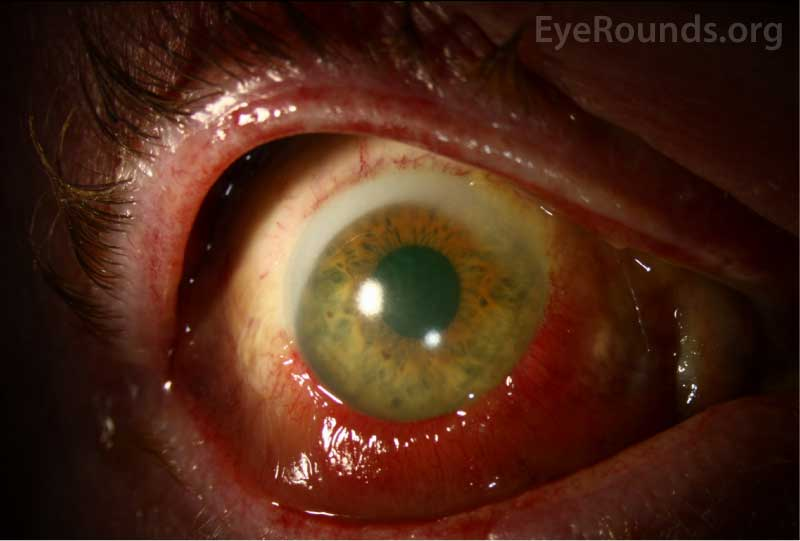
#> input picture data/01_raw/00006_li.jpg, 800 x 541 px, given in place of 11000.jpg, which was not available
$ python save_concatenated.py
#> lines starting #> are read from the running program, lines starting #| are printed output that depends on the picture; pictures that were not available may be replaced by others from this repository, and a replacement may not be noted
### src/EyeTraumaAnalysis/main.py
import os
import sys
import numpy as np
import pandas as pd
from matplotlib import pyplot as plt
import cv2


try:
    if os.getcwd().split("/")[-1] == "notebooks":  # if cwd is located where this file is
        # if cwd is located where this python file is
        #os.chdir("../..")  # go two folders upward (the if statement prevents error if cell is rerun)
        prepath = "../../"
    else:
        prepath = ""
    # Get pupil center data for images from excel
    prepath = "C:/Users/ethan/PycharmProjects/EyeTraumaAnalysis/"
    # opencv function cv2.getRotationMatrix2D gives an error if center input is np.int64 instead of python raw int or float
    li_df = pd.read_excel(prepath+"data/01_raw/data_li.xlsx", dtype={"centerX":float, "centerY":float})
    h_df = pd.read_excel(prepath+"data/01_raw/data_h.xlsx", dtype={"centerX":float, "centerY":float})
    # contains info on all the images
    photos_df = pd.read_excel(prepath+"data/01_raw/photo_files_data.xlsx", dtype={"centerX":float, "centerY":float})
except FileNotFoundError as err:
    print("cwd: ",os.getcwd())
    import traceback
    traceback.print_exc()


#############################################################################
################# CLASS DEFINITIONS:
#############################################################################

class Image:
    """special class for holding cv2 images & their pupil center points in one object """
    img = None
    center = None  # tuple of np.float64
    original_channel_ct: tuple = None  # tuple that is usually length = 1

    def __init__(self, filename: str = None, img=None, center: tuple = None, read_from_scikit: bool = False):
        if filename is None:
            self.img = img
            self.center = center
            self.original_channel_ct = img.shape[2:]
        else:
            for extension in [".jpg",".JPG",".png",".PNG"]:
                if extension in filename:
                    index = int(filename.split(extension)[0].split("/")[-1].replace("_h", "").replace("_li", ""))
                    break

            if read_from_scikit:
                import skimage.io  # scikit-image
                self.img = skimage.io.imread("data/01_raw/14579.png")
            else:
                self.img = cv2.imread(filename, cv2.IMREAD_COLOR)
            self.img = self.img[..., [2,1,0]]  # convert BGR to RGB color scheme
            self.original_channel_ct = self.img.shape[2:]
            if self.original_channel_ct == (3,):  # if 3 channel image
                default_alpha = 255
                self.img = np.dstack( (self.img, default_alpha*np.ones(self.img.shape[:2], dtype=self.img.dtype)) )

            if "_li" in filename:
                self.center = (li_df["centerX"][index], li_df["centerY"][index])
            elif "_h" in filename:
                self.center = (h_df["centerX"][index], h_df["centerY"][index])
            else:
                self.center = None

#############################################################################
################# HELPER FUNCTIONS:
#############################################################################


def rotate_img(img, angle:float, center:tuple = None, scale=1.0, borderValue=None):
    """shortcut function to return image rotated by deg degrees"""

    # Below is inspired/copied from the code of imutils.rotate
    (h, w) = img.shape[:2]
    # if the center is None (default), initialize it as the center of the image
    if center is None:
        center = (int(img.shape[1] / 2), int(img.shape[0] / 2))
    if borderValue is None:
        borderValue = np.zeros(img.shape[2:])
    # perform the rotation
    matrix = cv2.getRotationMatrix2D(center, angle, scale)
    # interpolation method didn't seem to matter for quality when testing INTER_NEAREST vs INTER_CUBIC
    rotated = cv2.warpAffine(img, matrix, (w, h), borderValue=borderValue, flags=cv2.INTER_CUBIC)

    # return the rotated image
    return rotated


def get_segment_uncropped(img, deg:float, wd_px:int, center:tuple = None, side_left:bool = False, borderValue=None):
    """rotates image, then returns segment masked from given center (with defined width/Y value)
    Function formerly named get_segment_uncropped
    """
    if center is None:  # if the center is None (default), initialize it as the center of the image
        center = (int(img.shape[1]/2), int(img.shape[0]/2))
    img_rotated = rotate_img(img, deg, center=center, borderValue=borderValue)
    mask = np.zeros(img_rotated.shape, dtype="uint8")
    if side_left:
        cv2.rectangle(mask,
                      (int(center[0] - 25000000), int(center[1] - (wd_px / 2))),
                      (int(center[0]), int(center[1] + (wd_px / 2))),
                      255*np.ones(img_rotated.shape[2:]), -1)
    else:  # segments on the right side
        cv2.rectangle(mask,
                      (int(center[0]), int(center[1] - (wd_px / 2))),
                      (int(center[0] + 25000000), int(center[1] + (wd_px / 2))),
                      255*np.ones(img_rotated.shape[2:]), -1)

    return np.where(mask, img_rotated, np.zeros(img_rotated.shape, dtype=img_rotated.dtype))


def get_segments_uncropped(img, interval_deg:int, wd_px:int, center:tuple = None,
                           side_left:bool = False, clockwise:bool = True, borderValue=None):
    """given turning/degree interval, returns multiple rotated uncropped segments encompassing entire image
    Function formerly named
    :return:
    :rtype: list
    """
    if center is None:  # if the center is None (default), initialize it as the center of the image
        center = (img.shape[1] // 2, img.shape[0] // 2)
    segments = {}
    deg = 0 if clockwise else 360  # deg will either go from 0->360 or 360->0
    for i in range(int(360 / interval_deg)):
        segments[deg] = get_segment_uncropped(img, deg, wd_px, center=center, side_left=side_left, borderValue=borderValue)
        deg = deg + (interval_deg if clockwise else -interval_deg)
    return segments

# TODO: fix math/function so it works properly
# given cv2 image file and pupil center, crops image to make given center actual geometric center of image


# [22 lines left out: function recenter_img, not called in this run]


#############################################################################
################# RADIAL SEGMENTATION FUNCTIONS:
#############################################################################

def get_segments(img, interval_deg:int, wd_px:int, center:tuple = None, side_left:bool = False, borderValue=None):
    """captures entire image in cropped segments
    :return: list of images (image segments)
    :rtype: list
    """
    if center is None:  # if the center is None (default), initialize it as the center of the image
        center = (img.shape[1] // 2, img.shape[0] // 2)   # 2-length tuple of ints
    segments = get_segments_uncropped(img, interval_deg, wd_px, center=center, side_left=side_left, borderValue=borderValue)
    cropped_segments = {}
    for deg, segment in segments.items():
        if side_left:
            cropped_segments[deg] = segment[
                                        int(center[1] - (wd_px / 2)):int(center[1] + (wd_px / 2)),
                                        int(center[0] - 999999999):int(center[0])
                                    ]
        else:  # segments on the right side
            cropped_segments[deg] = segment[
                                        int(center[1] - (wd_px / 2)):int(center[1] + (wd_px / 2)),
                                        int(center[0]):int(center[0] + 999999999)
                                    ]
    return cropped_segments


#############################################################################
################# EDGE DETECTION CODE:
#############################################################################

# TODO: tweak Canny edge detection or find alternative edge detection method that functions well
# goal: detect limbus within individual segments
def canny_edges(image_img):
    return cv2.Canny(image_img, threshold1=100, threshold2=200)


# [32 lines left out: functions show_canny, copy_dataset_to_main_folder, not called in this run]


# [39 lines of commented-out code are left out]

### src/EyeTraumaAnalysis/save_concatenated.py
from main import *
import matplotlib.image as mpimg

# [5 lines of commented-out code are left out]
"""
for i in range(1,22):
    try:
        image = Image(f"data/01_raw/{i:0>5}_li.jpg")  # i:0>5 is used to pre-pad with 0s
        segments = get_segments(img=image.img,
                                            interval_deg=10,
                                            wd_px=20,
                                            center=image.center)
        unwrapped_img = np.vstack([segment for ind, segment in segments.items()])
        # Can save alpha by saving to png. However, that will greatly increase file size (e.g. 16kb -> 160kb)
        mpimg.imsave(f"data/02_concatenated/{i:0>5}_li_concatenated.jpg", unwrapped_img )
        print(f"data/01_raw/{i:0>5}.jpg")
    except:
        print(f"EXCEPTION: " + f"data/01_raw/{i:0>5}.jpg")
"""
for i in range(11000,11011+1):
    try:
        image = Image(f"data/01_raw/{i:0>5}.jpg")  # i:0>5 is used to pre-pad with 0s
        segments = get_segments(img=image.img,
                                            interval_deg=10,
                                            wd_px=20,
                                            center=image.center, borderValue=(0,255,0,0))
        unwrapped_img = np.vstack([segment for ind, segment in segments.items()])
        # Can save alpha by saving to png. However, that will greatly increase file size (e.g. 16kb -> 160kb)
        mpimg.imsave(f"data/02_concatenated/{i:0>5}_concatenated.png", unwrapped_img )
        print(f"data/01_raw/{i:0>5}.jpg")
    except:
        print(f"EXCEPTION: " + f"data/01_raw/{i:0>5}.jpg")
#> this loop made 12 passes
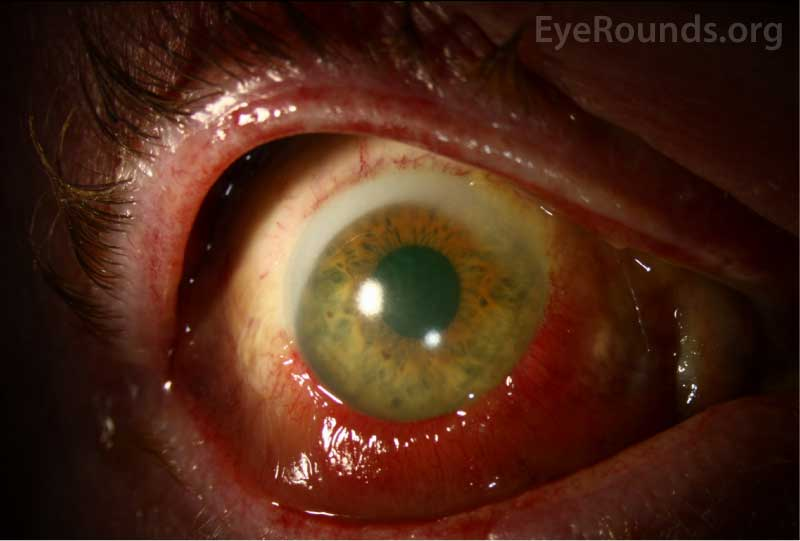
#> input picture data/01_raw/00006_li.jpg, 800 x 541 px, given in place of 11000.jpg, which was not available
#> pass 1, in rotate_img (call 2), `rotated = cv2.warpAffine(img, matrix, (w, h), borderValue=borderValue,..`:
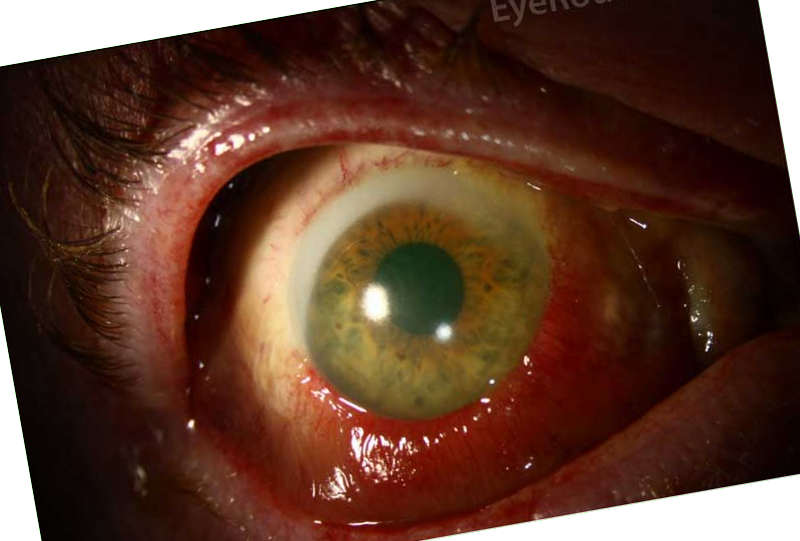
#> rotated: shape (541, 800, 4); mean R, G, B, A 72.8, 58.3, 22.4, 234.5; transparent parts drawn white
#> pass 1, in rotate_img (call 3), `rotated = cv2.warpAffine(img, matrix, (w, h), borderValue=borderValue,..`:
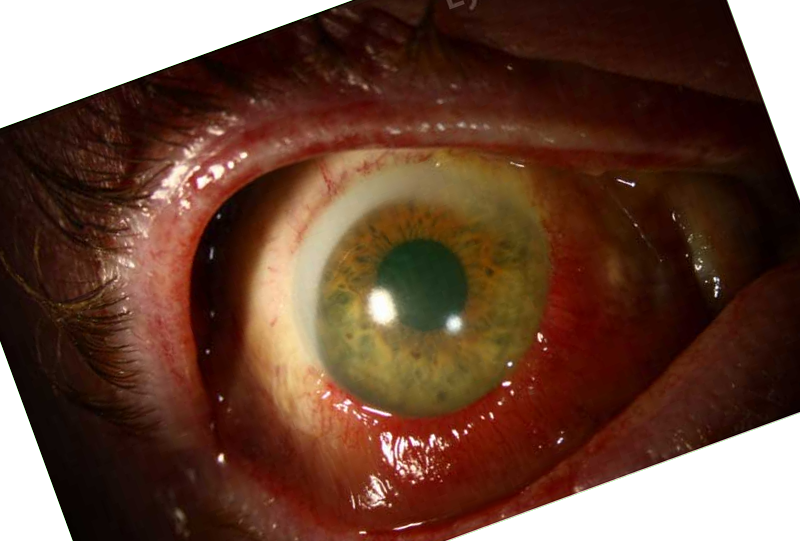
#> rotated: shape (541, 800, 4); mean R, G, B, A 70.8, 72.3, 21.9, 219.8; transparent parts drawn white
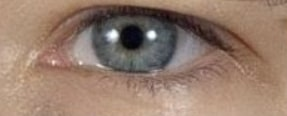
#> input picture data/01_raw/10030.jpg, 287 x 116 px, given in place of 11001.jpg, which was not available
